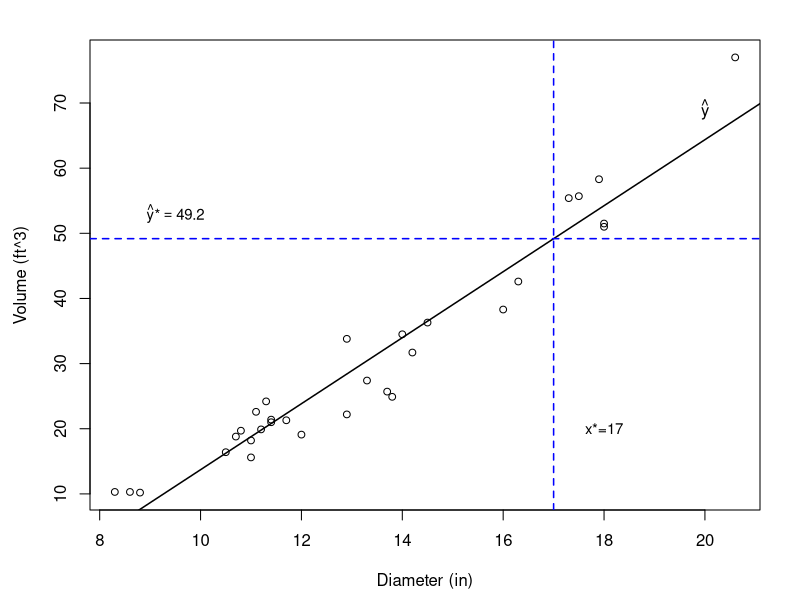
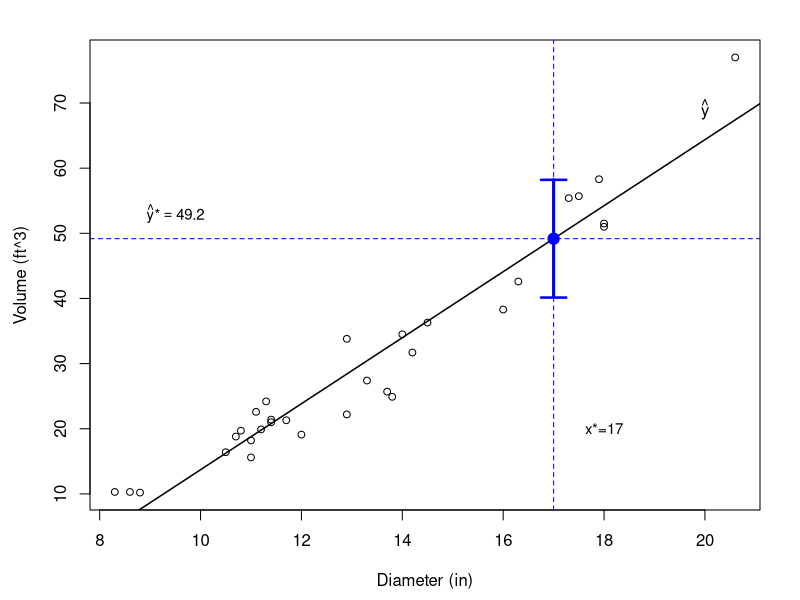
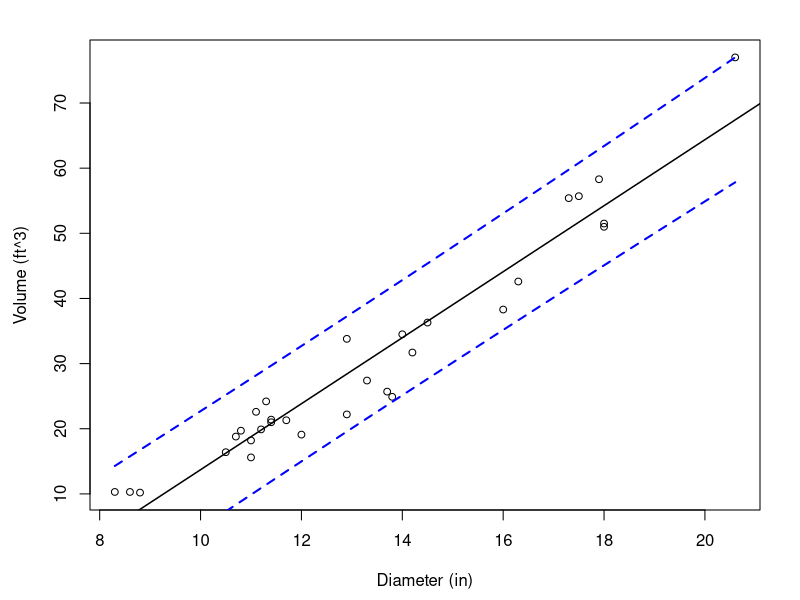
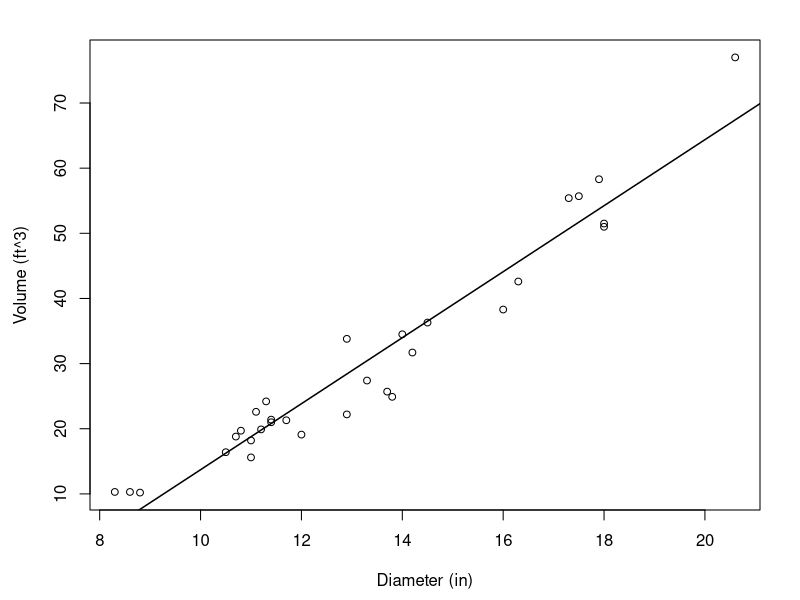

The R source for these figures, in order: (Note: this script raises an error after producing the figures.)
# setwd("/Users/ericfox/Documents/CSUEB/teaching/STAT632_S19/lectures/lecture3/figure")
?trees

# estimate linear model
lm1 <- lm(Volume ~ Girth, data=trees)
summary(lm1)

# make prediction
pdf("scatter1.pdf", width=5, height=4)
par(mar=c(4.5, 4.5, 2, 2))
plot(Volume ~ Girth, xlab='Diameter (in)', 
     ylab = 'Volume (ft^3)', data=trees, cex=0.9)
abline(lm1, lwd=1.5)
pred0 = predict(lm1, newdata=data.frame(Girth=17))
abline(v=17, col='blue', lty=2, lwd=1.5)
abline(h=pred0, col='blue', lty=2, lwd=1.5)
text(18, 20, "x*=17", cex=0.9)
text(9.5, 53, expression(paste(hat(y), textstyle("*")) == 49.2), cex=0.9)
text(20, 69, expression(hat(y)))
dev.off()

# prediction interval (one value)
pdf("scatter2.pdf", width=5, height=4)
par(mar=c(4.5, 4.5, 2, 2))
plot(Volume ~ Girth, xlab='Diameter (in)', 
     ylab = 'Volume (ft^3)', data=trees, cex=0.9)
abline(lm1, lwd=1.5)
PI = predict(lm1, newdata=data.frame(Girth=17), 
             interval="prediction")
PI = as.data.frame(PI)
abline(v=17, col='blue', lty=2, lwd=1)
abline(h=PI$fit, col='blue', lty=2, lwd=1)
text(18, 20, "x*=17", cex=0.9)
text(9.5, 53, expression(paste(hat(y), textstyle("*")) == 49.2), cex=0.9)
text(20, 69, expression(hat(y)))
# add interval
points(17, PI$fit, cex=1.5, pch=19, col='blue')
lines(rep(17,2), c(PI$lwr, PI$upr), lwd=3, col='blue')
lines(c(16.75, 17.25), rep(PI$lwr, 2), lwd=2.5, col='blue')
lines(c(16.75, 17.25), rep(PI$upr, 2), lwd=2.5, col='blue')
dev.off()

# prediction band
pdf("scatter3.pdf", width=5, height=4)
par(mar=c(4.5, 4.5, 2, 2))
plot(Volume ~ Girth, xlab='Diameter (in)', 
     ylab = 'Volume (ft^3)', data=trees, cex=0.9)
abline(lm1, lwd=1.5)
min_x <- min(trees$Girth)
max_x <- max(trees$Girth)
grd_x <- seq(min_x, max_x, 0.1)
newdata <- data.frame(Girth = grd_x)
PI <- predict(lm1, newdata = newdata, 
              interval="prediction", level=0.95)
PI <- as.data.frame(PI)
lines(grd_x, PI$lwr, lty=2, lwd=2, col="blue")
lines(grd_x, PI$upr, lty=2, lwd=2, col="blue")
dev.off()

# example prediciton interval
new <- data.frame(Girth = 17)
predict(lm1, newdata = new, interval="prediction")

# example confidence interval
new <- data.frame(Girth = 17)
predict(lm1, newdata = new, interval="confidence")

new <- data.frame(Girth = 17)
predict(lm1, newdata = new, interval="prediction", level=0.99)

# graph confidece interval for specific value
pdf("scatter4.pdf", width=5, height=4)
par(mar=c(4.5, 4.5, 2, 2))
plot(Volume ~ Girth, xlab='Diameter (in)', 
     ylab = 'Volume (ft^3)', data=trees, cex=0.9)
abline(lm1, lwd=1.5)
CI = predict(lm1, newdata=data.frame(Girth=17), 
             interval="confidence")
CI = as.data.frame(PI)
points(17, PI$fit, cex=0.75, pch=19, col='red')
lines(rep(17,2), c(PI$lwr, PI$upr), lwd=2, col='red')
lines(c(16.85, 17.15), rep(PI$lwr, 2), lwd=1, col='red')
lines(c(16.85, 17.15), rep(PI$upr, 2), lwd=1, col='red')
dev.off()

# graph CI band
pdf("scatter5.pdf", width=5, height=4)
par(mar=c(4.5, 4.5, 2, 2))
plot(Volume ~ Girth, xlab='Diameter (in)', 
     ylab = 'Volume (ft^3)', data=trees, cex=0.9)
abline(lm1, lwd=1.5)
min_x <- min(trees$Girth)
max_x <- max(trees$Girth)
grd_x <- seq(min_x, max_x, 0.1)
newdata <- data.frame(Girth = grd_x)
CI <- predict(lm1, newdata = newdata, interval="confidence")
CI <- as.data.frame(CI)
lines(grd_x, CI$lwr, lty=2, lwd=2, col="red")
lines(grd_x, CI$upr, lty=2, lwd=2, col="red")
dev.off()

# using ggplot2
ggplot(trees, aes(Girth, Volume)) +
  geom_point() + stat_smooth(method = "lm", se = TRUE) +
  xlab("Diameter (in)") + ylab("Volume (ft^3)")
  ggsave("figure/ggplot_ci.pdf", width=4, height=3.5, device = "pdf")


pdf("scatter6.pdf", width=5, height=4)
par(mar=c(4.5, 4.5, 2, 2))
plot(Volume ~ Girth, xlab='Diameter (in)', 
     ylab = 'Volume (ft^3)', data=trees, cex=0.9)
abline(lm1, lwd=1.5)
PI = predict(lm1, newdata=data.frame(Girth=17), 
             interval="prediction")
PI = as.data.frame(PI)
# add interval
points(17, PI$fit, cex=1.5, pch=19, col='blue')
lines(rep(17,2), c(PI$lwr, PI$upr), lwd=3, col='blue')
lines(c(16.75, 17.25), rep(PI$lwr, 2), lwd=2.5, col='blue')
lines(c(16.75, 17.25), rep(PI$upr, 2), lwd=2.5, col='blue')
dev.off()


#comparision
pdf("scatter7.pdf", width=5, height=4)
par(mar=c(4.5, 4.5, 2, 2))
plot(Volume ~ Girth, xlab='Diameter (in)', 
     ylab = 'Volume (ft^3)', data=trees, cex=0.9)
abline(lm1, lwd=1.5)
min_x <- min(trees$Girth)
max_x <- max(trees$Girth)
grd_x <- seq(min_x, max_x, by=0.1)
new_x <- data.frame(Girth = grd_x)
# add PI interval
PI <- predict(lm1, newdata = new_x, 
              interval="prediction", level=0.95)
PI <- as.data.frame(PI)
lines(grd_x, PI$lwr, lty=2, lwd=2, col="blue")
lines(grd_x, PI$upr, lty=2, lwd=2, col="blue")
# add CI
CI <- predict(lm1, newdata = newdata, interval="confidence")
CI <- as.data.frame(CI)
lines(grd_x, CI$lwr, lty=2, lwd=2, col="red")
lines(grd_x, CI$upr, lty=2, lwd=2, col="red")
legend("bottomright", lty=1, lwd=2, col=c('red', 'blue'), legend = c('CI', 'PI'))
dev.off()

pdf("resid.pdf", width=5, height=4)
df1 <- data.frame(resid = resid(lm1), fit = predict(lm1))
ggplot(df1, aes(fit, resid)) + geom_point() + 
  geom_smooth(se=FALSE, col='red', size=0.5) + 
  geom_hline(yintercept = 0, color="red", linetype='dashed')
dev.off()

pdf("resid.pdf", width=5, height=4)
par(mar=c(6,5,3,2))
plot(lm1, which=1)
dev.off()
